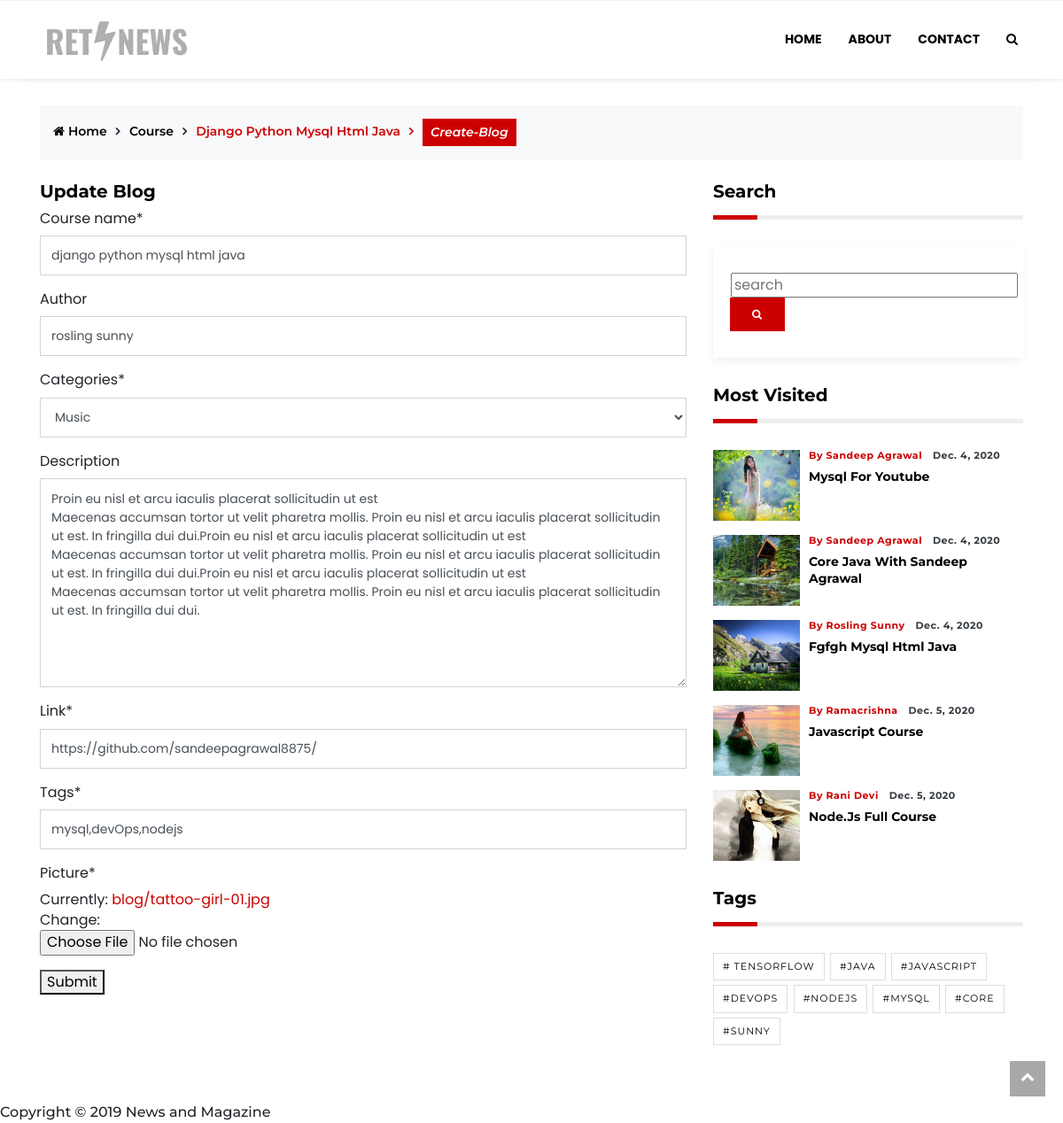
The page /update/4/ on the database its author committed.
### blog/models.py (models this page shows, shortened)
class Blog(models.Model):
    course_name = models.CharField(max_length=255, null=False, blank=False)
    author = models.CharField(max_length=255, null=True, blank=True)
    categories = models.CharField(max_length=50, choices=CATEGORIES, null=False, blank=False)
    description = models.TextField(max_length=1500, null=True, blank=True)
    link = models.URLField(max_length=400, null=False, blank=False)
    tags = models.CharField(max_length=255, null=False, blank=False)
    picture = models.ImageField(upload_to='blog/', null=False, blank=False)
    views = models.IntegerField(default=0)
    created_at = models.DateField(auto_now_add=True)

### blog/views.py (the view)
# urls.py: path('update/<int:pk>/', BlogUpdate.as_view(), name='update'),
class BlogUpdate(UpdateView):
    model = Blog
    template_name = 'blog/blog_update_form.html'
    fields = ['course_name','author', 'categories','description', 'link','tags','picture']
    success_url = reverse_lazy('list')
    def get_context_data(self, **kwargs):
        data = super().get_context_data(**kwargs)
        popular_blog = Blog.objects.all().order_by("-views")[:5]
        blog = Blog.objects.all()
        tags = set()
        for x in blog:
            tag_lst = x.tags.split(",")
            for i in tag_lst:
                if i not in tags:
                    tags.add(i)
        data['tags'] = tags
        data['popular_blog_obj'] = popular_blog
        return data

### blog/templates/blog/blog_update_form.html (shortened to what this page needs)
{% extends 'blog/base.html' %}
{% load crispy_forms_tags %}
{% block content %}
<div class="col-md-8">
    <aside class="wrapper__list__article ">
    <h5>Update Blog</h5>
    <form method="POST" enctype="multipart/form-data" action="">
        {{form|crispy}}
        <button type="submit">Submit</button>
    </form>
    </aside>
</div>
{% endblock %}
{% block popular %}
{% for blog in popular_blog_obj %}
<div class="mb-3">
   <div class="card__post card__post-list">
      <div class="image-sm">
         <a href="{% url 'detail' blog.id %}">
         <img src="{{blog.picture.url}}" class="img-fluid" alt="">
         </a>
      </div>
      <div class="card__post__body ">
         <div class="card__post__content">
            <div class="card__post__author-info mb-2">
               <ul class="list-inline">
                  <li class="list-inline-item">
                     <span class="text-primary">
                     by {{blog.author}}
                     </span>
                  </li>
                  <li class="list-inline-item">
                     <span class="text-dark text-capitalize">
                     {{blog.created_at}}
                     </span>
                  </li>
               </ul>
            </div>
            <div class="card__post__title">
               <h6>
                  <a href="{% url 'detail' blog.id %}">
                  {{blog.course_name}}
                  </a>
               </h6>
            </div>
         </div>
      </div>
   </div>
</div>
{% endfor %}
{% endblock %}

### blog/templates/blog/base.html (shortened to what this page needs)
{% load static %}
<!DOCTYPE html>
<html lang="">
   <head>
      <link href="{% static 'css/styles.css' %}?537a1bbd0e5129401d28" rel="stylesheet">
   </head>
   <body>
      <header class="bg-light">
         <div class="navigation-wrap navigation-shadow bg-white">
            <nav class="navbar navbar-hover navbar-expand-lg navbar-soft">
               <div class="container">
                  <figure class="mb-0 mx-auto">
                     <a href="{% url 'list' %}">
                     <img src="{% static 'images\placeholder\logo.jpg' %}" alt="" class="img-fluid logo" >
                     </a>
                  </figure>
                  <div class="collapse navbar-collapse justify-content-between" id="main_nav99">
                     <ul class="navbar-nav ml-auto ">
                        <li class="nav-item"><a class="nav-link" href="{% url 'list' %}"> home </a></li>
                        <li class="nav-item"><a class="nav-link" href="{% url 'about' %}"> about </a></li>
                        <li class="nav-item"><a class="nav-link" href="{% url 'contact' %}"> contact </a></li>
                     </ul>
                     <ul class="navbar-nav ">
                        <li class="nav-item search hidden-xs hidden-sm ">
                           <a class="nav-link" href="#">
                              <i class="fa fa-search"></i>
                           </a>
                        </li>
                     </ul>
                  </div>
               </div>
            </nav>
         </div>
      </header>
      <section>
         <div class="container">
            <div class="row">
               <div class="col-md-12">
                  <ul class="breadcrumbs bg-light mb-4">
                     <li class="breadcrumbs__item">
                        <a href="{% url 'list' %}" class="breadcrumbs__url">
                        <i class="fa fa-home"></i> Home</a>
                     </li>
                     <li class="breadcrumbs__item">
                        <a href="{% url 'list' %}" class="breadcrumbs__url">Course</a>
                     </li>
                     {% if blog %}
                     <li class="breadcrumbs__item breadcrumbs__item--current">
                        {{blog.course_name}}
                     </li>
                     {% endif %}
                     <li class="breadcrumbs__item breadcrumbs__item--current">
                        <a href="{% url 'create' %}">
                           <i class="btn btn-sm btn-primary" >create-blog</i>
                        </a>
                        </li>
                  </ul>
               </div>
            </div>
         </div>
         <div class="container">
            <div class="row">
                {% block content %}
                {% endblock %}
               <div class="col-md-4">
                  <div class="sidebar-sticky">
                     <aside class="wrapper__list__article">
                        <h4 class="border_section">Search</h4>
                        <div class="widget__form-subscribe bg__card-shadow">
                           <form action="">
                              <div class="input-group ">
                                 <input type="text"  placeholder="search" name="si" value="{{request.get.si}}">
                                 <div class="input-group-append">
                                    <button class="btn btn-primary" type="submit"><i class="fa fa-search"></i></button>
                                 </div>
                              </div>
                           </form>
                        </div>
                     </aside>
                     <aside class="wrapper__list__article ">
                        <h4 class="border_section">Most visited</h4>
                        <div class="wrapper__list__article-small">
                           {% block popular %}
                           {% endblock %}
                        </div>
                     </aside>
                     <aside class="wrapper__list__article">
                        <h4 class="border_section">tags</h4>
                        <div class="blog-tags p-0">
                           <ul class="list-inline">
                              {% for tag in tags %}
                              <li class="list-inline-item">
                                 <a href="{% url 'tag' tag %}">
                                 #{{tag}}
                                 </a>
                              </li>
                              {% endfor %}
                           </ul>
                        </div>
                     </aside>
                  </div>
               </div>
            </div>
         </div>
      </section>
      <section class="wrapper__section p-0">
         <div class="wrapper__section__components">
            <footer>
               <p>Copyright © 2019 News and Magazine </p>
            </footer>
         </div>
      </section>
      <a href="javascript:" id="return-to-top"><i class="fa fa-chevron-up"></i></a>
   </body>
</html>

### rows shown on the page
Blog: course_name "Django Python Mysql Html Java", course_name "django python mysql html java", author "rosling sunny", categories "Music", description "Proin eu nisl et arcu iaculis placerat sollicitudin ut est Maecenas accumsan tortor ut velit pharetra mollis. Proin eu nisl et arcu iaculis placerat sollicitudin ut est. In fringilla dui dui.Proin eu nisl et arcu iaculis placerat sollicitudin ut est Maecenas accumsan tortor ut velit pharetra mollis. Proin eu nisl et arcu iaculis placerat sollicitudin ut est. In fringilla dui dui.Proin eu nisl et arcu iaculis placerat sollicitudin ut est Maecenas accumsan tortor ut velit pharetra mollis. Proin eu nisl et arcu iaculis placerat sollicitudin ut est. In fringilla dui dui.", link "https://github.com/sandeepagrawal8875/", tags "mysql,devOps,nodejs"
Blog: picture (picture), author "Sandeep Agrawal", created_at "Dec. 4, 2020", course_name "Mysql For Youtube", tags "JAVASCRIPT"
Blog: picture (picture), author "Sandeep Agrawal", created_at "Dec. 4, 2020", course_name "Core Java With Sandeep Agrawal"
Blog: picture (picture), author "Rosling Sunny", created_at "Dec. 4, 2020", course_name "Fgfgh Mysql Html Java", tags "SUNNY"
Blog: picture (picture), author "Ramacrishna", created_at "Dec. 5, 2020", course_name "Javascript Course"
Blog: picture (picture), author "Rani Devi", created_at "Dec. 5, 2020", course_name "Node.js Full Course"

### other values the page prints
{{ tag }} "TENSORFLOW" "JAVA" "DEVOPS" "NODEJS" "MYSQL" "CORE"
